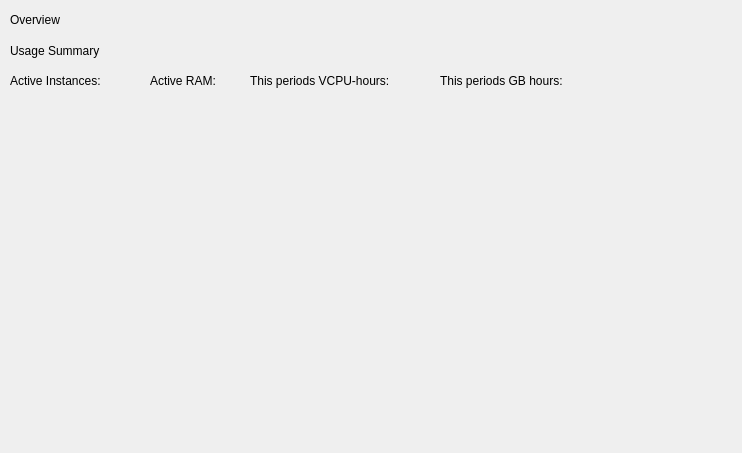
<?xml version="1.0" encoding="UTF-8"?>
<ui version="4.0">
 <class>Dialog</class>
 <widget class="QDialog" name="Dialog">
  <property name="geometry">
   <rect>
    <x>0</x>
    <y>0</y>
    <width>742</width>
    <height>453</height>
   </rect>
  </property>
  <property name="windowTitle">
   <string>Dialog</string>
  </property>
  <widget class="QLabel" name="label">
   <property name="geometry">
    <rect>
     <x>10</x>
     <y>0</y>
     <width>71</width>
     <height>41</height>
    </rect>
   </property>
   <property name="text">
    <string>Overview</string>
   </property>
   <property name="textFormat">
    <enum>Qt::RichText</enum>
   </property>
  </widget>
  <widget class="QLabel" name="label_2">
   <property name="geometry">
    <rect>
     <x>10</x>
     <y>40</y>
     <width>111</width>
     <height>21</height>
    </rect>
   </property>
   <property name="text">
    <string>Usage Summary</string>
   </property>
  </widget>
  <widget class="QLabel" name="label_3">
   <property name="geometry">
    <rect>
     <x>10</x>
     <y>70</y>
     <width>111</width>
     <height>21</height>
    </rect>
   </property>
   <property name="text">
    <string>Active Instances:</string>
   </property>
  </widget>
  <widget class="QLabel" name="label_4">
   <property name="geometry">
    <rect>
     <x>150</x>
     <y>70</y>
     <width>81</width>
     <height>21</height>
    </rect>
   </property>
   <property name="text">
    <string>Active RAM:</string>
   </property>
  </widget>
  <widget class="QLabel" name="label_5">
   <property name="geometry">
    <rect>
     <x>250</x>
     <y>70</y>
     <width>171</width>
     <height>21</height>
    </rect>
   </property>
   <property name="text">
    <string>This periods VCPU-hours:</string>
   </property>
  </widget>
  <widget class="QLabel" name="label_6">
   <property name="geometry">
    <rect>
     <x>440</x>
     <y>70</y>
     <width>191</width>
     <height>21</height>
    </rect>
   </property>
   <property name="text">
    <string>This periods GB hours: </string>
   </property>
  </widget>
 </widget>
 <resources/>
 <connections/>
</ui>
